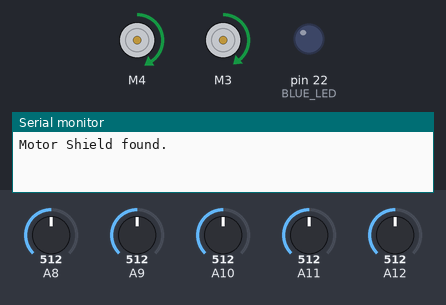
Bench run of a sketch on a simulated Arduino Mega 2560, built with avr-gcc and run on an emulated ATmega2560. On the bench: 2 × DC motor (green arrow = forward, orange = backward, longer = faster), output pins drawn as LEDs (lit = HIGH), the last lines printed to the serial monitor. Dashed ring = blinking. The inputs (shaded band) are chosen by the test bench; at power-on: A11 = 512, A8 = 512, A9 = 512, A10 = 512, A12 = 512.

Above: at 0.07 s.
At 1.2 s:
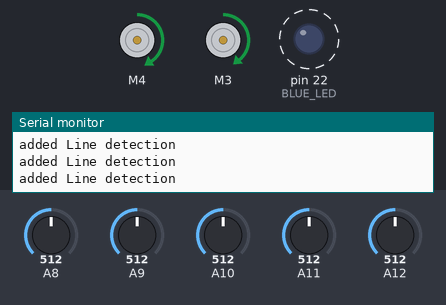
1.3 s: A11 set to 670
At 3.7 s:
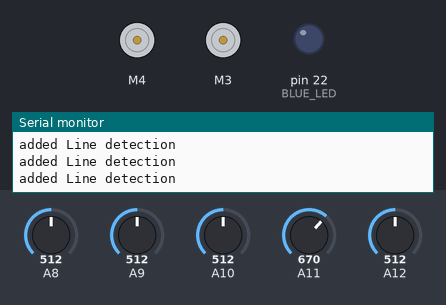
4.3 s: A11 set to 680
Timing chart, 0 to 7.3 s (numbered marks = the images above; inputs shaded):
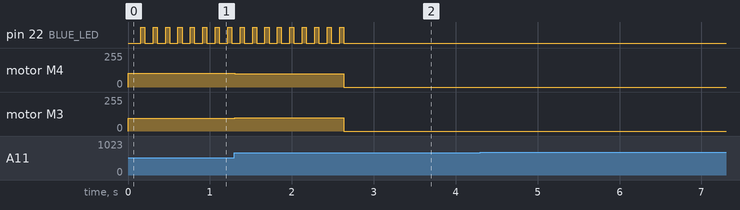

The sketch:

lineFollowing.ino
```cpp
#include <Adafruit_MotorShield.h>

// Create the motor shield object
Adafruit_MotorShield AFMS = Adafruit_MotorShield();


// Set port M1 as the left motor and port M2 as the right motor
Adafruit_DCMotor *motorLeft = AFMS.getMotor(4);
Adafruit_DCMotor *motorRight = AFMS.getMotor(3);

float IR1Val, IR2Val, IR3Val, IR4Val, IR5Val;

float setpoint = 3.0;
int leftSpeed = 100;
int rightSpeed = 100;
int normalSpeed = 100; // 100 for sharp turns

float previousError = 0.0;
float integral = 0.0;

float prevXIR = 3.0;

int numLines = 0;

float lastLineCrossTime = 0;
float lineCrossDelay = 150;

int totalLines = 17;


void setup() {
  Serial.begin(9600);

  pinMode(A8, INPUT);
  pinMode(A9, INPUT);
  pinMode(A10, INPUT);
  pinMode(A11, INPUT);
  pinMode(A12, INPUT);

  if (!AFMS.begin()) {         // create with the default frequency 1.6KHz
    // if (!AFMS.begin(1000)) {  // OR with a different frequency, say 1KHz
    Serial.println("Could not find Motor Shield. Check wiring.");
    while (1);
  }
   Serial.println("Motor Shield found.");
   pinMode(22, OUTPUT); // BLUE LED
}

void loop() {
  // bangbang();
  if (numLines < totalLines) {
    proportionalController();
  } else {
    // stop driving
    motorLeft->run(RELEASE);
    motorRight->run(RELEASE);
    delay(100);
  }
}

void proportionalController() {
  float Kp = 50.0;
  float dt = 0.01;
  float Kd = 0;
  float Ki = 0;
  float actualValue = readValue();
  float error = setpoint - actualValue;
  float derivative = (error - previousError)/dt;
  float integral = integral + error * dt;
  float deltaSpeed = Kp*error + Kd * derivative + Ki*integral;
  previousError = error;
  leftSpeed = normalSpeed - deltaSpeed;
  rightSpeed = normalSpeed + deltaSpeed;
  motorLeft->run(FORWARD);
  motorRight->run(FORWARD);
  motorLeft->setSpeed(leftSpeed);
  motorRight->setSpeed(rightSpeed);
}

float readValue() {
  IR1Val = constrain((analogRead(A8) - 296.0)/(979.0-296.0), 0, 1); // minimum 235 - 982
  IR2Val = constrain((analogRead(A9) - 302.0)/(980.0-302.0), 0, 1); // min 235 - 983
  IR3Val = constrain((analogRead(A10) - 490.0)/(981.0-490.0), 0, 1); // 231 - 983
  IR4Val = constrain((analogRead(A11) - 380.0)/(980.0-380.0), 0, 1); // 253 - 983
  IR5Val = constrain((analogRead(A12) - 382.0)/(980.0-382.0), 0, 1); // 300 - 983

  float xIR = ((1-IR1Val) + (1-IR2Val)*2 + (1-IR3Val)*3 + (1-IR4Val)*4 + (1-IR5Val)*5)/((1.000-IR1Val) + (1.000-IR2Val) + (1.000-IR3Val) + (1.000-IR4Val) + (1.000-IR5Val));
  //Serial.println(xIR);

  if (isnan(xIR)) { // if it detects all white
    xIR = prevXIR;
  } else {
    prevXIR = xIR;
  }

  if ((IR1Val < 0.5) && (IR2Val < 0.5) && (IR3Val < 0.5) && (IR4Val < 0.5) && (IR5Val < 0.5)) {
    if ((millis() - lastLineCrossTime) > lineCrossDelay) {
      lastLineCrossTime = millis();
      numLines = numLines + 1;
      Serial.println("added Line detection");
      digitalWrite(22, HIGH);
      delay(50);
      digitalWrite(22, LOW);
    }
  }

  return xIR;
}

//void turnLeft(int normalSpeed, int deltaSpeed) {
//  leftSpeed = normalSpeed - deltaSpeed;
//  rightSpeed = normalSpeed + deltaSpeed;
//  motors.setM1Speed(leftSpeed);
//  motors.setM2Speed(rightSpeed);
//}
//
//void turnRight(int normalSpeed, int deltaSpeed) {
//  leftSpeed = normalSpeed + deltaSpeed;
//  rightSpeed = normalSpeed - deltaSpeed;
//  motors.setM1Speed(leftSpeed);
//  motors.setM2Speed(rightSpeed);
//}
```

Measured:
- after the input at 1.3 s, motor M4: forward 103/255 → forward 100/255 at once, → stopped 1.3 s later; motor M3: forward 96/255 → forward 99/255 at once, → stopped 1.3 s later
- after the input at 4.3 s, every drawn part: stays the same
- by itself, pin 22 (BLUE_LED): alternates HIGH for 0.05 s and LOW for 0.10 s, 18 changes in all, then stays LOW
